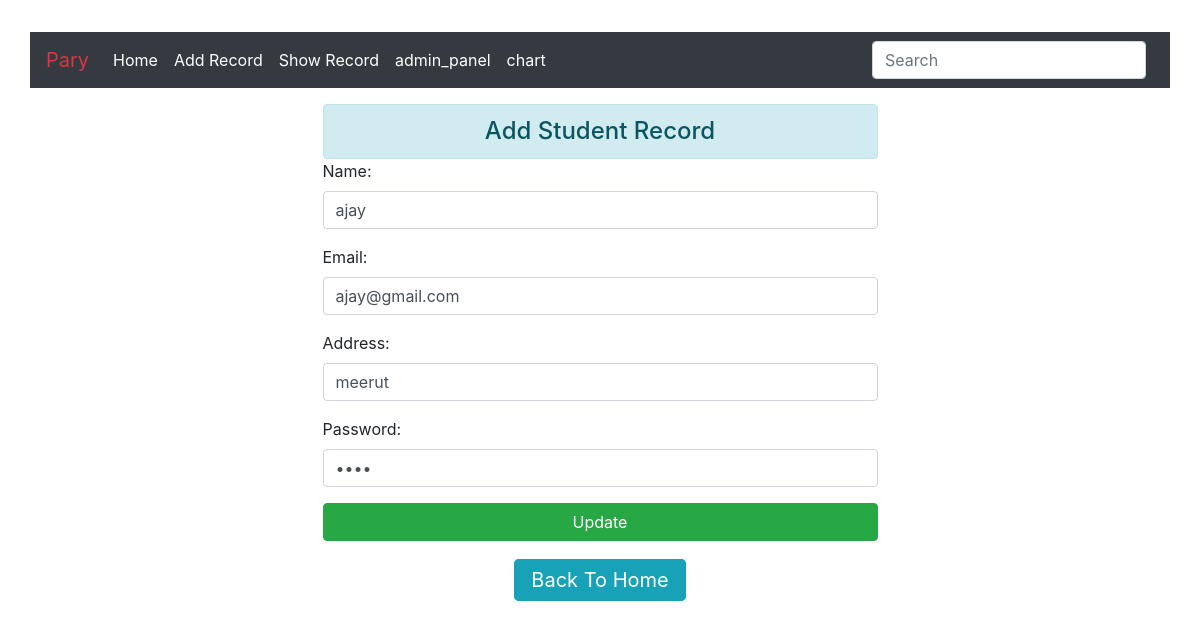
Page /update/3 on the committed database.
### app/models.py (models this page shows, shortened)
class Students(models.Model):
    name = models.CharField(max_length=70)
    email = models.EmailField(max_length=100)
    address = models.TextField(max_length=100)
    password = models.CharField(max_length=20)

### app/views.py (the view)
# urls.py: path('update/<int:id>',views.update,name='update'),
def update(request,id):
    if request.method=='POST':
        p=Students.objects.get(id=id)
        fm=StudentForm(request.POST,instance=p)
        if fm.is_valid():
            fm.save()
            messages.success(request,"Record Updated ")
            return redirect('show')
    else:
        p = Students.objects.get(id=id)
        fm = StudentForm(instance=p)
    return render(request,'app/update.html',{'fm':fm})

### app/forms.py
class StudentForm(forms.ModelForm):
    class Meta:
        model = Students
        fields = ['name', 'email', 'address', 'password']
        widgets={
            'name':forms.TextInput(attrs={'class':'form-control'}),
            'email': forms.EmailInput(attrs={'class': 'form-control'}),
            'address': forms.TextInput(attrs={'class': 'form-control'}),
            'password': forms.PasswordInput( render_value=True,attrs={'class': 'form-control'}),
        }
        ordering = ['-id']

### app/templates/app/update.html (shortened to what this page needs)
{% extends 'app/base.html' %}
{% block content %}
<div class="row">
      <div class="col md-6 mt-3">
          <h4 class="text-center alert alert-info"  style="width:50%; margin:auto;">Add Student Record</h4>
         <form action="" method="post"  style="width:50%; margin:auto;">
              {{fm.as_p }}
              <input type="submit" value="Update" class="btn btn-block btn-success"><br>
           <center><a href="{% url 'show' %}" class="btn btn-lg btn-info d-inline ">Back To Home</a></center>
         </form>
    </div>
</div>
{% endblock content %}

### rows in the picture
Students: name "ajay", email "ajay@gmail.com", address "meerut"
